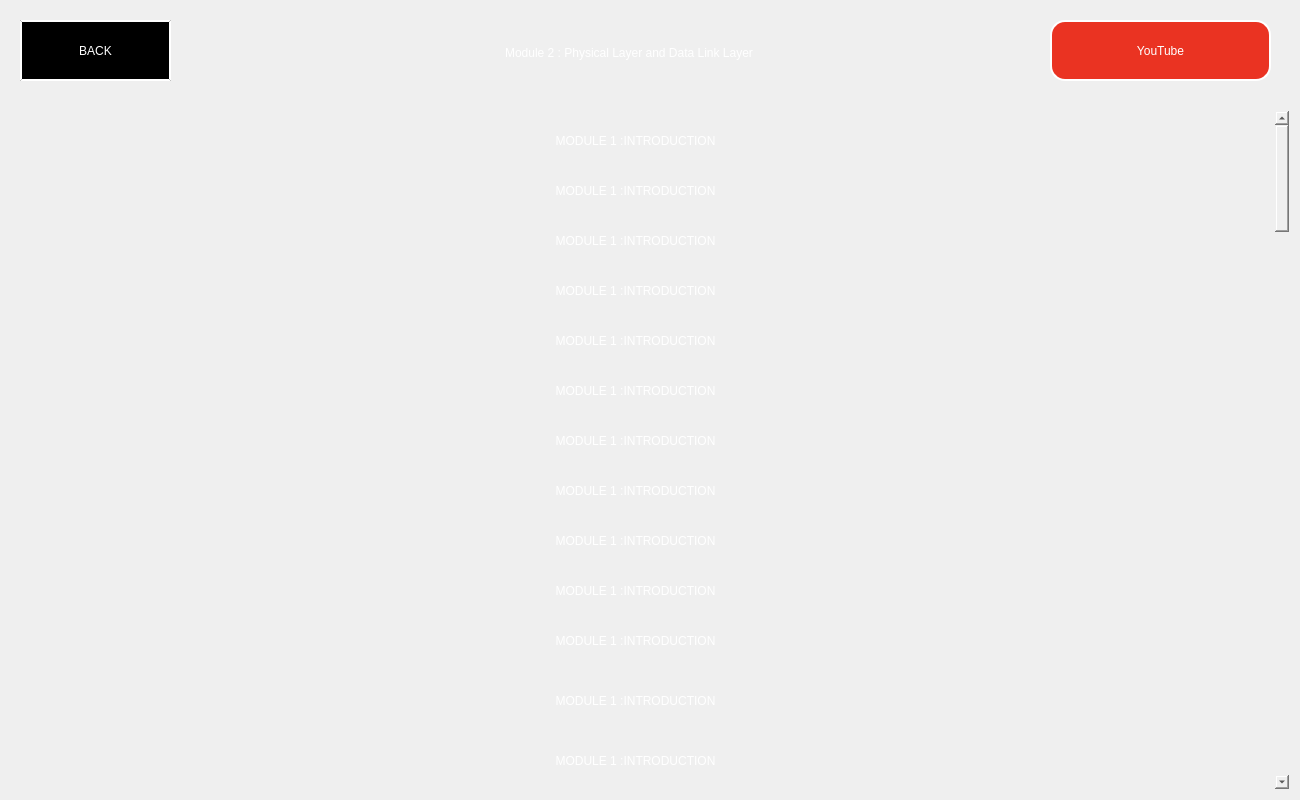
<?xml version="1.0" encoding="UTF-8"?>
<ui version="4.0">
 <class>MainWindow</class>
 <widget class="QMainWindow" name="MainWindow">
  <property name="geometry">
   <rect>
    <x>0</x>
    <y>0</y>
    <width>1300</width>
    <height>800</height>
   </rect>
  </property>
  <property name="minimumSize">
   <size>
    <width>1300</width>
    <height>800</height>
   </size>
  </property>
  <property name="windowTitle">
   <string>DARN IT</string>
  </property>
  <property name="windowIcon">
   <iconset>
    <normaloff>pictures/icon.png</normaloff>pictures/icon.png</iconset>
  </property>
  <property name="styleSheet">
   <string notr="true"/>
  </property>
  <widget class="QWidget" name="centralwidget">
   <widget class="QLabel" name="title">
    <property name="geometry">
     <rect>
      <x>300</x>
      <y>27</y>
      <width>658</width>
      <height>51</height>
     </rect>
    </property>
    <property name="styleSheet">
     <string notr="true">color: rgb(255, 255, 255);
font: 20pt &quot;Artifakt Element&quot;;
background : transparent;</string>
    </property>
    <property name="text">
     <string>Module 2 : Physical Layer and Data Link Layer</string>
    </property>
    <property name="alignment">
     <set>Qt::AlignCenter</set>
    </property>
   </widget>
   <widget class="QPushButton" name="back">
    <property name="geometry">
     <rect>
      <x>20</x>
      <y>20</y>
      <width>151</width>
      <height>61</height>
     </rect>
    </property>
    <property name="styleSheet">
     <string notr="true">background-color: rgb(0, 0, 0);
color: rgb(255, 255, 255);
font: 14pt &quot;Artifakt Element&quot;;
border : outset ;
border-width : 2px;
border-color: rgb(255, 255, 255);</string>
    </property>
    <property name="text">
     <string>BACK</string>
    </property>
   </widget>
   <widget class="QScrollArea" name="scrollArea">
    <property name="geometry">
     <rect>
      <x>10</x>
      <y>110</y>
      <width>1280</width>
      <height>680</height>
     </rect>
    </property>
    <property name="minimumSize">
     <size>
      <width>1280</width>
      <height>680</height>
     </size>
    </property>
    <property name="styleSheet">
     <string notr="true">background : transparent;</string>
    </property>
    <property name="verticalScrollBarPolicy">
     <enum>Qt::ScrollBarAlwaysOn</enum>
    </property>
    <property name="horizontalScrollBarPolicy">
     <enum>Qt::ScrollBarAlwaysOff</enum>
    </property>
    <property name="widgetResizable">
     <bool>true</bool>
    </property>
    <widget class="QWidget" name="scrollAreaWidgetContents_2">
     <property name="geometry">
      <rect>
       <x>0</x>
       <y>0</y>
       <width>1257</width>
       <height>5018</height>
      </rect>
     </property>
     <layout class="QVBoxLayout" name="verticalLayout">
      <item>
       <widget class="QFrame" name="frame">
        <property name="minimumSize">
         <size>
          <width>0</width>
          <height>5000</height>
         </size>
        </property>
        <property name="styleSheet">
         <string notr="true">background : transparent;</string>
        </property>
        <property name="frameShape">
         <enum>QFrame::StyledPanel</enum>
        </property>
        <property name="frameShadow">
         <enum>QFrame::Raised</enum>
        </property>
        <widget class="QLabel" name="label_2">
         <property name="geometry">
          <rect>
           <x>0</x>
           <y>0</y>
           <width>1231</width>
           <height>42</height>
          </rect>
         </property>
         <property name="styleSheet">
          <string notr="true">color: rgb(255, 255, 255);
font: 22pt &quot;Artifakt Element&quot;;
background : transparent;</string>
         </property>
         <property name="text">
          <string>MODULE 1 :INTRODUCTION</string>
         </property>
         <property name="alignment">
          <set>Qt::AlignCenter</set>
         </property>
        </widget>
        <widget class="QLabel" name="label_3">
         <property name="geometry">
          <rect>
           <x>0</x>
           <y>50</y>
           <width>1231</width>
           <height>42</height>
          </rect>
         </property>
         <property name="styleSheet">
          <string notr="true">color: rgb(255, 255, 255);
font: 22pt &quot;Artifakt Element&quot;;
background : transparent;</string>
         </property>
         <property name="text">
          <string>MODULE 1 :INTRODUCTION</string>
         </property>
         <property name="alignment">
          <set>Qt::AlignCenter</set>
         </property>
        </widget>
        <widget class="QLabel" name="label_4">
         <property name="geometry">
          <rect>
           <x>0</x>
           <y>100</y>
           <width>1231</width>
           <height>42</height>
          </rect>
         </property>
         <property name="styleSheet">
          <string notr="true">color: rgb(255, 255, 255);
font: 22pt &quot;Artifakt Element&quot;;
background : transparent;</string>
         </property>
         <property name="text">
          <string>MODULE 1 :INTRODUCTION</string>
         </property>
         <property name="alignment">
          <set>Qt::AlignCenter</set>
         </property>
        </widget>
        <widget class="QLabel" name="label_5">
         <property name="geometry">
          <rect>
           <x>0</x>
           <y>150</y>
           <width>1231</width>
           <height>42</height>
          </rect>
         </property>
         <property name="styleSheet">
          <string notr="true">color: rgb(255, 255, 255);
font: 22pt &quot;Artifakt Element&quot;;
background : transparent;</string>
         </property>
         <property name="text">
          <string>MODULE 1 :INTRODUCTION</string>
         </property>
         <property name="alignment">
          <set>Qt::AlignCenter</set>
         </property>
        </widget>
        <widget class="QLabel" name="label_6">
         <property name="geometry">
          <rect>
           <x>0</x>
           <y>200</y>
           <width>1231</width>
           <height>42</height>
          </rect>
         </property>
         <property name="styleSheet">
          <string notr="true">color: rgb(255, 255, 255);
font: 22pt &quot;Artifakt Element&quot;;
background : transparent;</string>
         </property>
         <property name="text">
          <string>MODULE 1 :INTRODUCTION</string>
         </property>
         <property name="alignment">
          <set>Qt::AlignCenter</set>
         </property>
        </widget>
        <widget class="QLabel" name="label_7">
         <property name="geometry">
          <rect>
           <x>0</x>
           <y>250</y>
           <width>1231</width>
           <height>42</height>
          </rect>
         </property>
         <property name="styleSheet">
          <string notr="true">color: rgb(255, 255, 255);
font: 22pt &quot;Artifakt Element&quot;;
background : transparent;</string>
         </property>
         <property name="text">
          <string>MODULE 1 :INTRODUCTION</string>
         </property>
         <property name="alignment">
          <set>Qt::AlignCenter</set>
         </property>
        </widget>
        <widget class="QLabel" name="label_8">
         <property name="geometry">
          <rect>
           <x>0</x>
           <y>300</y>
           <width>1231</width>
           <height>42</height>
          </rect>
         </property>
         <property name="styleSheet">
          <string notr="true">color: rgb(255, 255, 255);
font: 22pt &quot;Artifakt Element&quot;;
background : transparent;</string>
         </property>
         <property name="text">
          <string>MODULE 1 :INTRODUCTION</string>
         </property>
         <property name="alignment">
          <set>Qt::AlignCenter</set>
         </property>
        </widget>
        <widget class="QLabel" name="label_9">
         <property name="geometry">
          <rect>
           <x>0</x>
           <y>350</y>
           <width>1231</width>
           <height>42</height>
          </rect>
         </property>
         <property name="styleSheet">
          <string notr="true">color: rgb(255, 255, 255);
font: 22pt &quot;Artifakt Element&quot;;
background : transparent;</string>
         </property>
         <property name="text">
          <string>MODULE 1 :INTRODUCTION</string>
         </property>
         <property name="alignment">
          <set>Qt::AlignCenter</set>
         </property>
        </widget>
        <widget class="QLabel" name="label_10">
         <property name="geometry">
          <rect>
           <x>0</x>
           <y>400</y>
           <width>1231</width>
           <height>42</height>
          </rect>
         </property>
         <property name="styleSheet">
          <string notr="true">color: rgb(255, 255, 255);
font: 22pt &quot;Artifakt Element&quot;;
background : transparent;</string>
         </property>
         <property name="text">
          <string>MODULE 1 :INTRODUCTION</string>
         </property>
         <property name="alignment">
          <set>Qt::AlignCenter</set>
         </property>
        </widget>
        <widget class="QLabel" name="label_11">
         <property name="geometry">
          <rect>
           <x>0</x>
           <y>450</y>
           <width>1231</width>
           <height>42</height>
          </rect>
         </property>
         <property name="styleSheet">
          <string notr="true">color: rgb(255, 255, 255);
font: 22pt &quot;Artifakt Element&quot;;
background : transparent;</string>
         </property>
         <property name="text">
          <string>MODULE 1 :INTRODUCTION</string>
         </property>
         <property name="alignment">
          <set>Qt::AlignCenter</set>
         </property>
        </widget>
        <widget class="QLabel" name="label_12">
         <property name="geometry">
          <rect>
           <x>0</x>
           <y>500</y>
           <width>1231</width>
           <height>42</height>
          </rect>
         </property>
         <property name="styleSheet">
          <string notr="true">color: rgb(255, 255, 255);
font: 22pt &quot;Artifakt Element&quot;;
background : transparent;</string>
         </property>
         <property name="text">
          <string>MODULE 1 :INTRODUCTION</string>
         </property>
         <property name="alignment">
          <set>Qt::AlignCenter</set>
         </property>
        </widget>
        <widget class="QLabel" name="label_13">
         <property name="geometry">
          <rect>
           <x>0</x>
           <y>560</y>
           <width>1231</width>
           <height>42</height>
          </rect>
         </property>
         <property name="styleSheet">
          <string notr="true">color: rgb(255, 255, 255);
font: 22pt &quot;Artifakt Element&quot;;
background : transparent;</string>
         </property>
         <property name="text">
          <string>MODULE 1 :INTRODUCTION</string>
         </property>
         <property name="alignment">
          <set>Qt::AlignCenter</set>
         </property>
        </widget>
        <widget class="QLabel" name="label_14">
         <property name="geometry">
          <rect>
           <x>0</x>
           <y>620</y>
           <width>1231</width>
           <height>42</height>
          </rect>
         </property>
         <property name="styleSheet">
          <string notr="true">color: rgb(255, 255, 255);
font: 22pt &quot;Artifakt Element&quot;;
background : transparent;</string>
         </property>
         <property name="text">
          <string>MODULE 1 :INTRODUCTION</string>
         </property>
         <property name="alignment">
          <set>Qt::AlignCenter</set>
         </property>
        </widget>
        <widget class="QLabel" name="label_15">
         <property name="geometry">
          <rect>
           <x>0</x>
           <y>670</y>
           <width>1231</width>
           <height>42</height>
          </rect>
         </property>
         <property name="styleSheet">
          <string notr="true">color: rgb(255, 255, 255);
font: 22pt &quot;Artifakt Element&quot;;
background : transparent;</string>
         </property>
         <property name="text">
          <string>MODULE 1 :INTRODUCTION</string>
         </property>
         <property name="alignment">
          <set>Qt::AlignCenter</set>
         </property>
        </widget>
        <widget class="QLabel" name="label_16">
         <property name="geometry">
          <rect>
           <x>0</x>
           <y>720</y>
           <width>1231</width>
           <height>42</height>
          </rect>
         </property>
         <property name="styleSheet">
          <string notr="true">color: rgb(255, 255, 255);
font: 22pt &quot;Artifakt Element&quot;;
background : transparent;</string>
         </property>
         <property name="text">
          <string>MODULE 1 :INTRODUCTION</string>
         </property>
         <property name="alignment">
          <set>Qt::AlignCenter</set>
         </property>
        </widget>
        <widget class="QLabel" name="label_17">
         <property name="geometry">
          <rect>
           <x>0</x>
           <y>770</y>
           <width>1231</width>
           <height>42</height>
          </rect>
         </property>
         <property name="styleSheet">
          <string notr="true">color: rgb(255, 255, 255);
font: 22pt &quot;Artifakt Element&quot;;
background : transparent;</string>
         </property>
         <property name="text">
          <string>MODULE 1 :INTRODUCTION</string>
         </property>
         <property name="alignment">
          <set>Qt::AlignCenter</set>
         </property>
        </widget>
        <widget class="QLabel" name="label_18">
         <property name="geometry">
          <rect>
           <x>0</x>
           <y>830</y>
           <width>1231</width>
           <height>42</height>
          </rect>
         </property>
         <property name="styleSheet">
          <string notr="true">color: rgb(255, 255, 255);
font: 22pt &quot;Artifakt Element&quot;;
background : transparent;</string>
         </property>
         <property name="text">
          <string>MODULE 1 :INTRODUCTION</string>
         </property>
         <property name="alignment">
          <set>Qt::AlignCenter</set>
         </property>
        </widget>
       </widget>
      </item>
     </layout>
    </widget>
   </widget>
   <widget class="QPushButton" name="yt">
    <property name="geometry">
     <rect>
      <x>1050</x>
      <y>20</y>
      <width>221</width>
      <height>61</height>
     </rect>
    </property>
    <property name="styleSheet">
     <string notr="true">background-color:rgb(234, 51, 34);
color:rgb(255, 255, 255);
font: 14pt &quot;Artifakt Element&quot;;
border : outset ;
border-width : 2px;
border-color: rgb(255, 255, 255);
border-radius : 15px</string>
    </property>
    <property name="text">
     <string>YouTube</string>
    </property>
   </widget>
   <widget class="QLabel" name="label_19">
    <property name="geometry">
     <rect>
      <x>0</x>
      <y>0</y>
      <width>1300</width>
      <height>800</height>
     </rect>
    </property>
    <property name="text">
     <string/>
    </property>
    <property name="pixmap">
     <pixmap>pictures/try2-dark-stripes-background-elegant-design-wallpapers_518299-1505.jpg</pixmap>
    </property>
   </widget>
   <zorder>label_19</zorder>
   <zorder>title</zorder>
   <zorder>back</zorder>
   <zorder>scrollArea</zorder>
   <zorder>yt</zorder>
  </widget>
 </widget>
 <resources>
  <include location="../pictures/source1.qrc"/>
 </resources>
 <connections/>
</ui>
